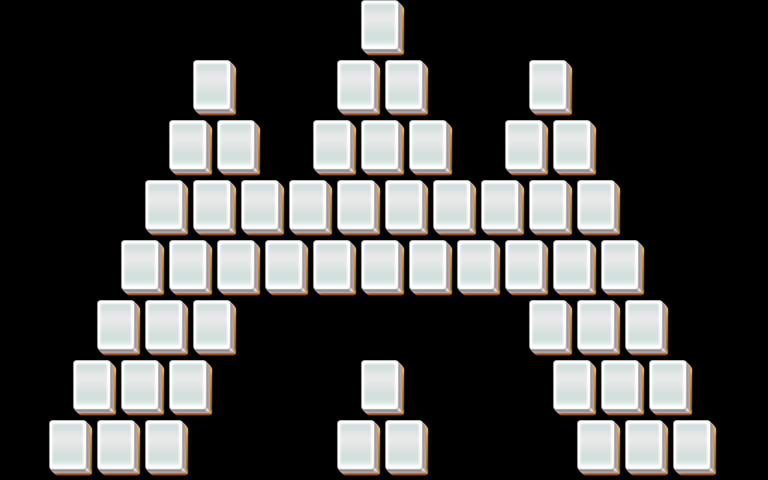

Rendered tile map (Tiled .tmx) drawn with the repository's tilesets; below, a short description and the map source with its tile grids summarised:
An orthogonal 32x16 tile map with 24x30 px tiles, 5 tile layers (layer1, layer2, layer3, layer4, ...).

<map version="1.0" orientation="orthogonal" width="32" height="16" tilewidth="24" tileheight="30">
 <properties>
  <property name="species" value="20" />
 </properties>
 <tileset firstgid="1" name="mahjong" tilewidth="48" tileheight="60">
  <image source="mahjong.png" width="48" height="60" />
 </tileset>
 <layer name="layer1" width="32" height="16">
  <data>[512 cells, 54 non-empty, 1 distinct tile ids]</data>
 </layer>
 <layer name="layer2" width="32" height="16">
  <data>[512 cells, 54 non-empty, 1 distinct tile ids]</data>
 </layer>
 <layer name="layer3" width="32" height="16">
  <data>[512 cells, 0 non-empty, 0 distinct tile ids]</data>
 </layer>
 <layer name="layer4" width="32" height="16">
  <data>[512 cells, 0 non-empty, 0 distinct tile ids]</data>
 </layer>
 <layer name="layer5" width="32" height="16">
  <data>[512 cells, 0 non-empty, 0 distinct tile ids]</data>
 </layer>
</map>
